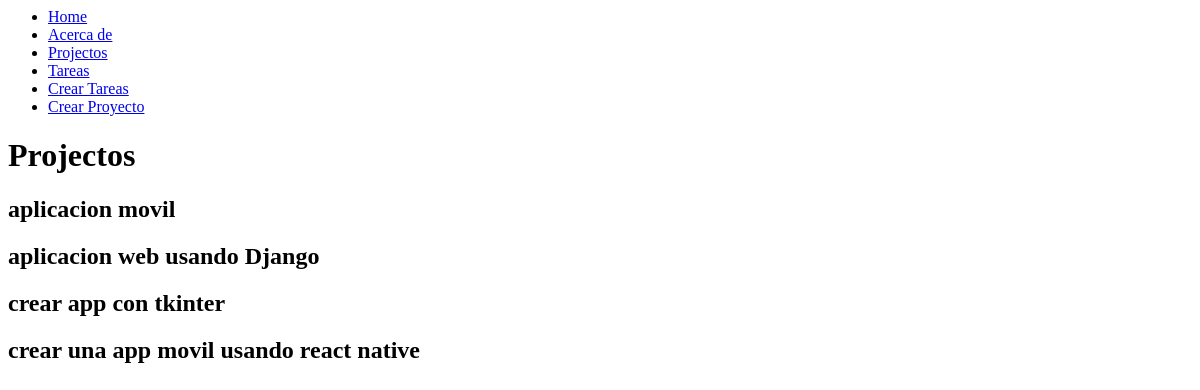
The page /projects/ on the database as committed earlier.
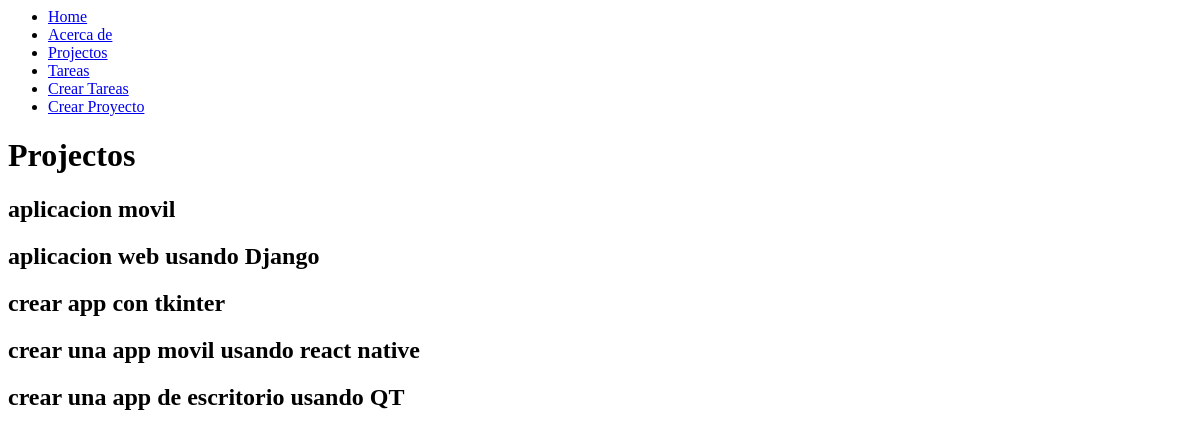
The same page on the database as committed later.
### myapp/models.py (models this page shows)
class Project(models.Model):
    name = models.CharField(max_length=200)
    def __str__(self):
        return self.name

### myapp/views.py (the view)
# urls.py: path('projects/', views.projects, name='projects'),
def projects(request):
    projects = Project.objects.all()
    return render(request, 'projects/projects.html', {
        'projects': projects
    })

### myapp/templates/projects/projects.html
{% extends 'layout/base.html' %}
{% block content %}
<h1>Projectos</h1>
{% for project in projects %}
<div>
    <h2>{{ project.name }}</h2>
</div>
{% endfor %}
{% endblock %}

Rows that differ between the two databases and show on the page:
added Project: name "crear una app de escritorio usando QT"
